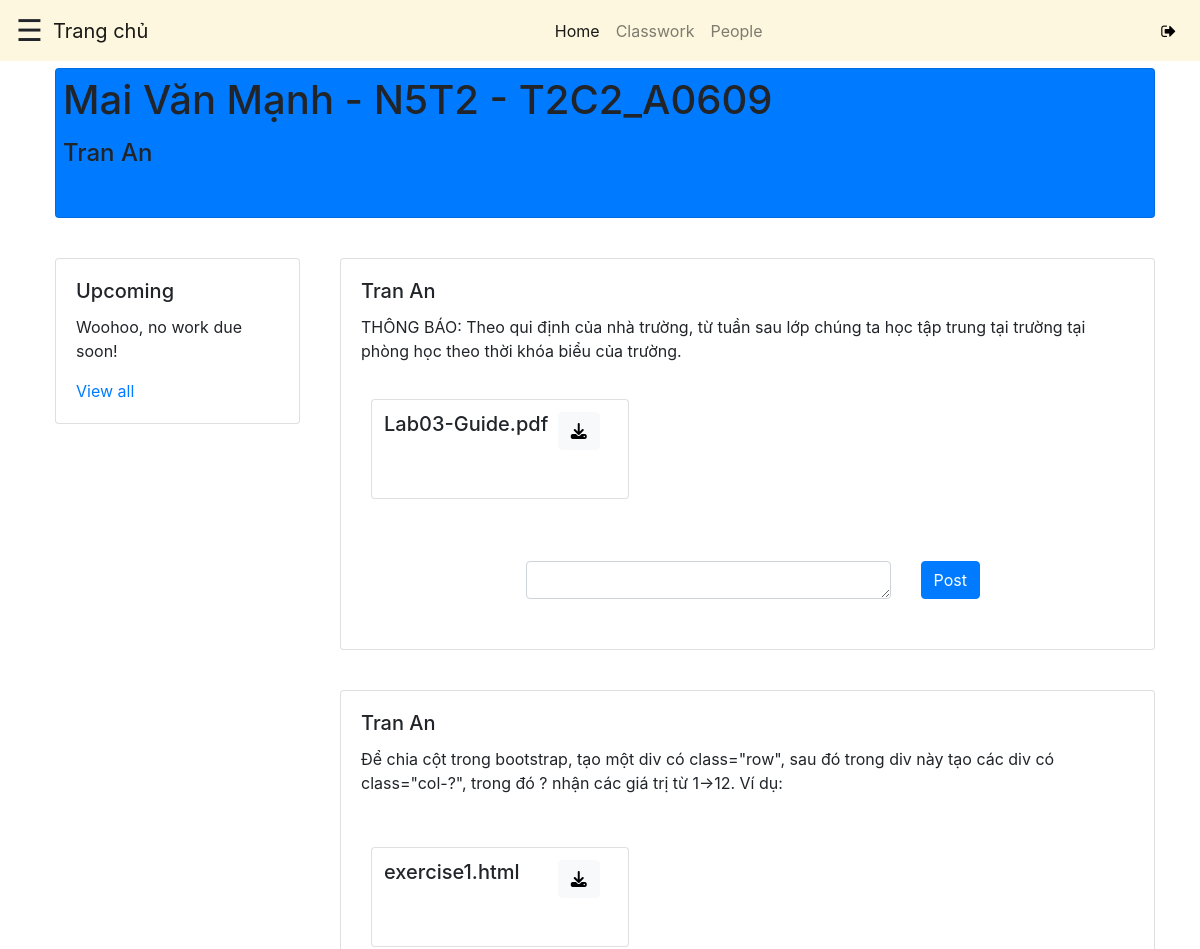
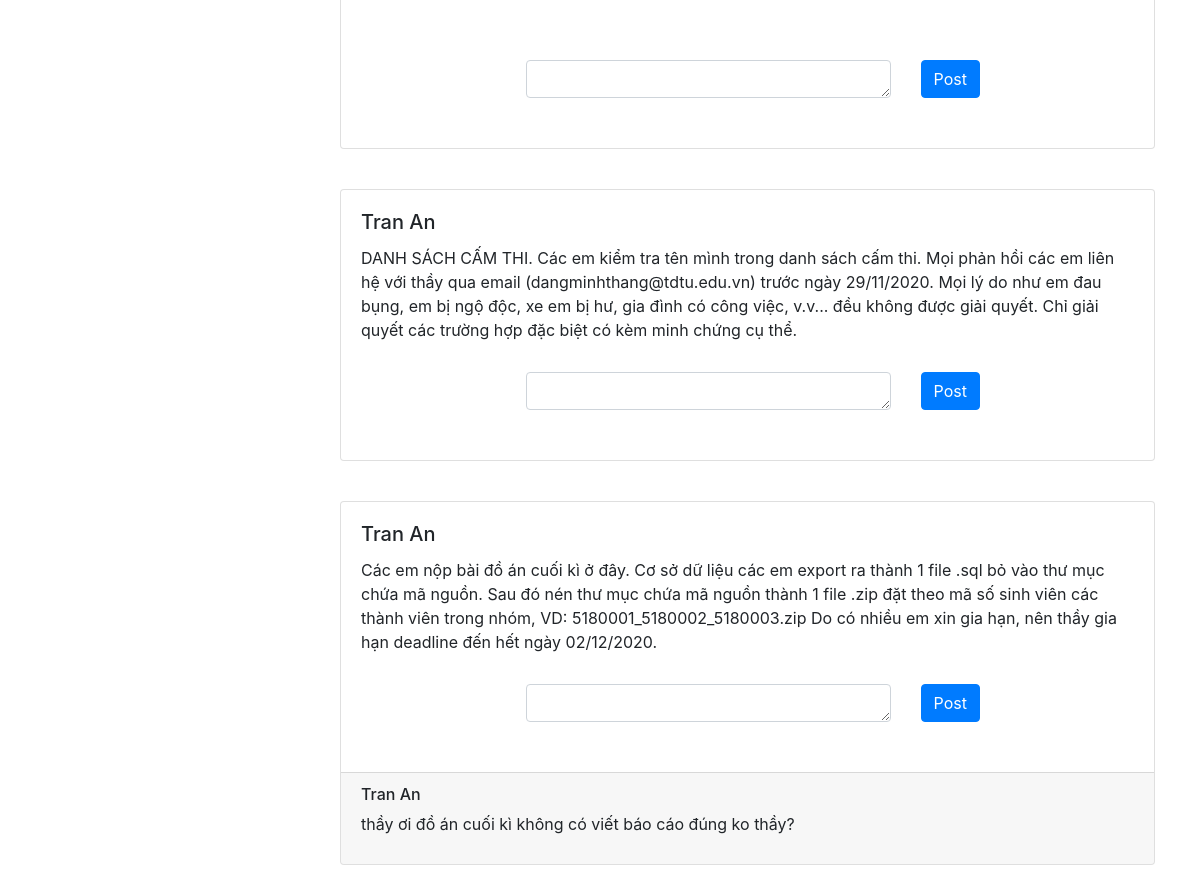
The page /classstudent.php?id=56 on the database its author committed (2 pictures, top to bottom).
### tables this page shows
CREATE TABLE `classroom` (
  `id` int(11) NOT NULL,
  `classname` varchar(50) NOT NULL,
  `room` varchar(10) NOT NULL,
  `subject` varchar(50) NOT NULL,
  `emailteacher` varchar(255) DEFAULT NULL,
  `imageclass` varchar(255) DEFAULT NULL
);

CREATE TABLE `account` (
  `firstname` varchar(255) NOT NULL,
  `lastname` varchar(255) NOT NULL,
  `email` varchar(255) NOT NULL,
  `password` varchar(255) NOT NULL,
  `activate` int(11) NOT NULL,
  `activate_token` varchar(255) NOT NULL,
  `isGV` bit(1) DEFAULT NULL,
  `isAdmin` bit(1) DEFAULT NULL
);

CREATE TABLE `feed` (
  `id` int(11) NOT NULL,
  `content` varchar(10000) NOT NULL,
  `classID` int(11) NOT NULL,
  `file` varchar(255) DEFAULT NULL
);

CREATE TABLE `comment` (
  `id` int(11) NOT NULL,
  `emailuser` varchar(255) NOT NULL,
  `content` text NOT NULL,
  `feedID` int(11) NOT NULL
);

### connect.php (called while the page is built, shortened)
<?php
    function connection()
    {
        $conn = new mysqli(HOST, USER, PASS,DB);
        return $conn;
    }
    function getClassTeacherById($classID)
    {
        $sql = "SELECT * FROM classroom, account WHERE emailteacher = email and id = ?";
        $conn = connection();
        $stm = $conn->prepare($sql);
        $stm->bind_param('s', $classID);
        if(!$stm->execute())
        {
            return array('code' => 1,'error'=>'cannot execute command');
        }
        $result = $stm->get_result();
        $data = $result->fetch_assoc();
        return $data;
    }
    function getFeedByClassID($classID)
    {
        $sql = "SELECT * FROM feed WHERE classID = ?";
        $conn = connection();
        $stm = $conn->prepare($sql);
        $stm->bind_param('s', $classID);
        if(!$stm->execute())
        {
            return array('code' => 1,'error'=>'cannot execute command');
        }
        $result = $stm->get_result();
        return array('code' => 0, 'result' => $result);
    }
    function getCommentUserByFeedID($feedID)
    {
        $sql = "SELECT * FROM comment, account WHERE feedID = ? and emailuser = email";
        $conn = connection();
        $stm = $conn->prepare($sql);
        $stm->bind_param('s', $feedID);
        if(!$stm->execute())
        {
            return array('code' => 1,'error'=>'cannot execute command');
        }
        $result = $stm->get_result();
        if($result->num_rows == 0)
        {
            return array('code' => 2,'error'=>'Class ID isn\'t valid');
        }
        return array('code' => 0, 'result' => $result);
    }
?>

### classstudent.php (the view, shortened to what this page needs)
<?php
    require_once('connect.php');
?>
<!DOCTYPE html>
<html lang="en">
<head>
    <link rel="stylesheet" href="https://maxcdn.bootstrapcdn.com/bootstrap/4.5.2/css/bootstrap.min.css">
    <link rel="stylesheet" href="style.css">
    <link rel="stylesheet" href="https://cdnjs.cloudflare.com/ajax/libs/font-awesome/4.7.0/css/font-awesome.min.css">
    <link rel="stylesheet" href="https://stackpath.bootstrapcdn.com/bootstrap/4.5.0/css/bootstrap.min.css">
	  <link rel="stylesheet" href="https://maxcdn.bootstrapcdn.com/font-awesome/4.7.0/css/font-awesome.min.css">
    <link rel="stylesheet" href="https://stackpath.bootstrapcdn.com/bootstrap/4.4.1/css/bootstrap.min.css">
    <link rel="stylesheet" href="https://cdnjs.cloudflare.com/ajax/libs/font-awesome/4.7.0/css/font-awesome.min.css">
</head>
<body>
    <?php
      $result = getClassTeacherById($_GET['id']);
    ?>
    <nav class="navbar fixed-top navbar-expand-sm navbar-light">
        <span onclick="togMenu()">&#9776;</span>
        <a class="navbar-brand mb-0 navname" href="homestudent.php?username=<?=$_GET['studentEmail']?>">Trang chủ</a>
        <ul class="nav navbar-nav mx-auto">
            <li class="nav-item">
              <a class="nav-link active" href="classstudent.php?id=<?=$_GET['id']?>&studentEmail=<?=$_GET['studentEmail']?>">Home</a>
            </li>
            <li class="nav-item">
              <a class="nav-link" href="classworkstudent.php?id=<?=$_GET['id']?>&studentEmail=<?=$_GET['studentEmail']?>">Classwork</a>
            </li>
            <li class="nav-item">
              <a class="nav-link" href="peopleStudent.php?id=<?=$_GET['id']?>&studentEmail=<?=$_GET['studentEmail']?>">People</a>
            </li>
        </ul>
        <a href='Login.php' class="fa fa-sign-out p-2"></a>
    </nav>
    <div class="container">
        <div class="row">
          <div class="col-sm-12 pt-5 classbg">
            <div class="card classbg bg-primary bgStydent">
                <h1 class="fontStudent"><?=$result['subject'] . '_' . $result['room']?></h4>
                <h4 class="fontStudent"><?=$result['lastname'] . ' ' . $result['firstname']?></h1>
            </div>
          </div>
        </div>
        <div class="row">
          <div class="col-sm-3">
            <div class="card">
              <div class="card-body">
              <h5 class="card-title">Upcoming</h5>
              <p class="card-text">Woohoo, no work due soon!</p>
              <a href="#" class=" ">View all</a>
              </div>
            </div>
          </div>
        <?php
          $feeds = getFeedByClassID($_GET['id']);
          $arrayFeedRevert = array();
          if ($feeds['code'] != 0)
          {
            $error = $feeds['error'];
          }
          else
          {
            while ($row = $feeds['result']->fetch_assoc())
            {
              array_unshift($arrayFeedRevert, $row);
            }
            if (isset($arrayFeedRevert[0]))
            {
        ?>
            <div class="col-sm-9">
              <div class="card">
                <div class="card-body">
                  <h5 class="card-title"><?=$result['lastname'] . ' ' . $result['firstname']?></h5>
                  <p class="card-text"><?=$arrayFeedRevert[0]['content']?></p>
                  <?php
                    if (!empty($arrayFeedRevert[0]['file']))
                    {
                  ?>
                    <div class="container filelist">
                      <div class="row">
                        <div class="card">
                          <div class="row no-gutters">
                            <div class="col-sm-9">
                              <h5 class="card-title"><?=$arrayFeedRevert[0]['file']?></h6>
                            </div>
                            <div class="col-sm-2">
                              <button class="btn btn-light">
                                <a download="<?=$arrayFeedRevert[0]['file']?>" data-href="<?=$arrayFeedRevert[0]['file']?>" onclick='forceDownload(this)'><i class="fas fa-download"></i></a>
                              </button>
                            </div>
                          </div>
                        </div>
                      </div>
                    </div>
                  <?php
                    }
                  ?>
                  <form action="classstudent.php?id=<?=$_GET['id']?>&studentEmail=<?=$_GET['studentEmail']?>&feedID=<?=$arrayFeedRevert[0]['id']?>" method='POST'>
                    <div class="row">
                      <div class="col-sm-10">
                        <div class="input-group">
                          <textarea class="form-control cmt" rows="1" name='comment'></textarea>
                        </div>
                      </div>
                      <div class="col-sm-2">
                        <button class="btn btn-primary cmtbtn" type="submit">Post</a>
                      </div>
                    </div>
                  </form>
                </div>
                <?php
                  $getCommentUserByFeedID = getCommentUserByFeedID($arrayFeedRevert[0]['id']);
                ?>
              </div>
            </div>
          </div>
          <?php
              }
              array_shift($arrayFeedRevert);
              foreach ($arrayFeedRevert as $afr)
              {
          ?>
            <div class="row">
              <div class="col-sm-3">
              </div>
              <div class="col-sm-9">
                <div class="card">
                  <div class="card-body">
                    <h5 class="card-title"><?=$result['lastname'] . ' ' . $result['firstname']?></h5>
                    <p class="card-text"><?=$afr['content']?></p>
                    <?php
                      if (!empty($afr['file']))
                      {
                    ?>
                      <div class="container filelist">
                        <div class="row">
                          <div class="card">
                            <div class="row no-gutters">
                              <div class="col-sm-9">
                                <h5 class="card-title"><?=$afr['file']?></h6>
                              </div>
                              <div class="col-sm-2">
                                <button class="btn btn-light">
                                  <a download="<?=$afr['file']?>" data-href="<?=$afr['file']?>" onclick='forceDownload(this)'><i class="fas fa-download"></i></a>
                                </button>
                              </div>
                            </div>
                          </div>
                        </div>
                      </div>
                    <?php
                      }
                    ?>
                    <form action="classstudent.php?id=<?=$_GET['id']?>&studentEmail=<?=$_GET['studentEmail']?>&feedID=<?=$afr['id']?>" method='POST'>
                      <div class="row">
                        <div class="col-sm-10">
                          <div class="input-group">
                            <textarea class="form-control cmt" rows="1" name='comment'></textarea>
                          </div>
                        </div>
                        <div class="col-sm-2">
                          <button class="btn btn-primary cmtbtn" type="submit">Post</a>
                        </div>
                      </div>
                    </form>
                  </div>
                  <?php
                    $getCommentUserByFeedID = getCommentUserByFeedID($afr['id']);
                    $arrayCommentRevert = array();
                    if ($getCommentUserByFeedID['code'] != 0)
                    {
                      $error = $getCommentUserByFeedID['error'];
                    }
                    else{
                      while ($rowComment = $getCommentUserByFeedID['result']->fetch_assoc())
                      {
                        array_unshift($arrayCommentRevert, $rowComment);
                      }
                      foreach ($arrayCommentRevert as $acr)
                      {
                  ?>
                  <div class="card-footer">
                    <div class="row">
                      <div class="col-sm-10">
                        <h6><?=$acr['lastname'] . ' ' . $acr['firstname']?><h6>
                      </div>
                      <div class="col-sm-2">
                      </div>
                    </div>
                    <p><?=$acr['content']?></p>
                  </div>
                  <?php
                      }
                    }
                  ?>
                </div>
              </div>
            </div>
            <?php
              }
            }
            ?>
      <div class="tab-content" style="height: 100%;">
          <div id="homesrc" class="container tab-pane active"><br>
          </div>
      </div>
    </div>
</body>
</html>

### style.css (style rules this page uses)
.card { margin: 20px 0px 20px 10px; }
.navbar { background-color: #fcf7de; width: 100%; padding: 8px 0px 8px 16px; }
#homesrc { min-height: 100vh; }
.navbar-brand { margin-left: 10px; font-size: 36px; }
.navbar span { font-size: 30px; cursor: pointer; }
form { width: 30%; min-width: 444px; margin: 30px auto; }
.filelist .row { align-items: stretch; display: flex; flex-direction: row; flex-wrap: nowrap; overflow-x: auto; overflow-y: hidden; }
.filelist .row .card { min-height: 100px; padding: .75rem; margin-bottom: 2rem; flex-basis: 33.333%; flex-grow: 0; flex-shrink: 0; }
.fa-download { color: black; }
.fa-sign-out { color: black; }
* { margin: 0; padding: 0; box-sizing: border-box; }
.bgStydent { height: 150px; }
.fontStudent { margin-left: 7px; margin-top: 7px; }

### rows shown on the page
classroom: subject "Mai Văn Mạnh - N5T2 - T2C2", room "A0609", account.lastname "Tran", account.firstname "An"
feed: content "THÔNG BÁO: Theo qui định của nhà trường, từ tuần sau lớp chúng ta học tập trung tại trường tại phòng học theo thời khóa biểu của trường.", file "Lab03-Guide.pdf"
feed: content "Để chia cột trong bootstrap, tạo một div có class=\"row\", sau đó trong div này tạo các div có class=\"col-?\", trong đó ? nhận các giá trị từ 1->12. Ví dụ:", file "exercise1.html"
account: lastname "Tran", firstname "An"
feed: content "DANH SÁCH CẤM THI. Các em kiểm tra tên mình trong danh sách cấm thi. Mọi phản hồi các em liên hệ với thầy qua email (dangminhthang@tdtu.edu.vn) trước ngày 29/11/2020. Mọi lý do như em đau bụng, em bị ngộ độc, xe em bị hư, gia đình có công việc, v.v... đều không được giải quyết. Chỉ giải quyết các trường hợp đặc biệt có kèm minh chứng cụ thể."
feed: content "Các em nộp bài đồ án cuối kì ở đây. Cơ sở dữ liệu các em export ra thành 1 file .sql bỏ vào thư mục chứa mã nguồn. Sau đó nén thư mục chứa mã nguồn thành 1 file .zip đặt theo mã số sinh viên các thành viên trong nhóm, VD: 5180001_5180002_5180003.zip Do có nhiều em xin gia hạn, nên thầy gia hạn deadline đến hết ngày 02/12/2020."
comment: account.lastname "Tran", account.firstname "An", content "thầy ơi đồ án cuối kì không có viết báo cáo đúng ko thầy?"
